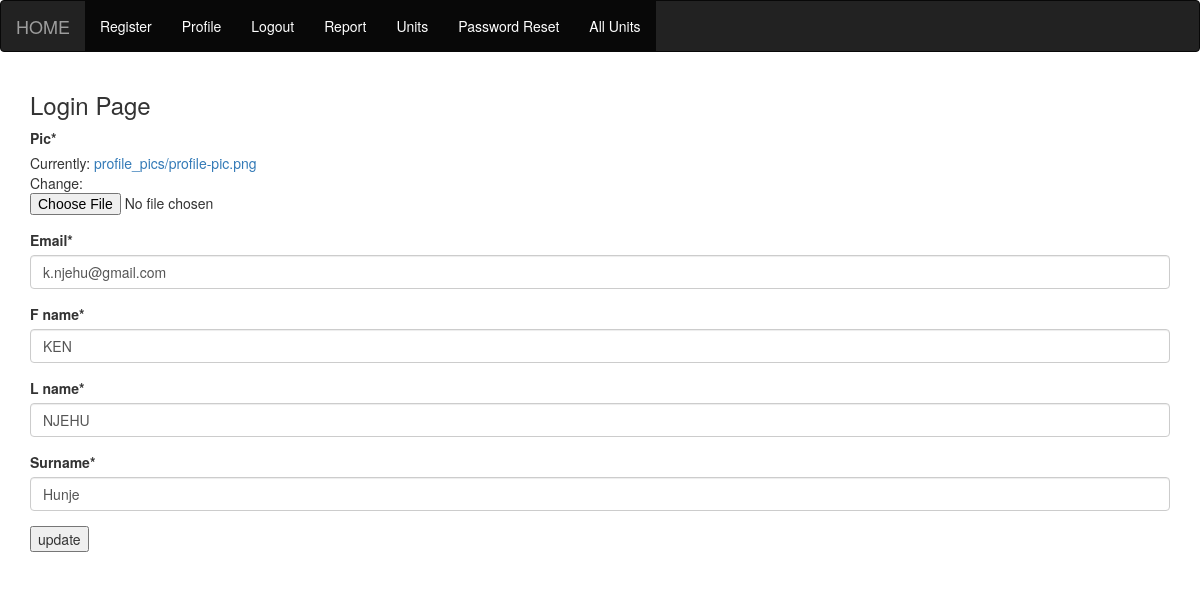
The app's page /profile/1/update (signed in) with its own data.
### Users/models.py (models this page shows, shortened)
class Profile(models.Model):
    user=models.OneToOneField(MyUser,on_delete=models.CASCADE)
    email=models.EmailField(default=f'myreg@gmail.com')
    f_name=models.CharField(max_length=30,default='F_NAME')
    l_name=models.CharField(max_length=30,default='M_NAME')
    surname=models.CharField(max_length=30,default='SURNAME')
    pic=models.ImageField(upload_to='profile_pics',default='E:\\IPweb\\media\\profile_pics\\TT.png')

### Users/views.py (the view, shortened to what this page needs)
# urls.py: path('profile/<int:pk>/update',update_profile.as_view(),name='update-profile'),
class update_profile(LoginRequiredMixin,UserPassesTestMixin,UpdateView):
    model=Profile
    template_name='Users/update_profile.html'
    fields=['pic','email','f_name','l_name','surname']
    def test_func(self):
        detail = self.get_object()
        if self.request.user == detail.user :
            return True
        return False

### Users/templates/Users/update_profile.html (shortened to what this page needs)
{% extends 'Home/base.html' %}
{% load crispy_forms_tags %}
{% block content %}
<div class="container">
  <h3>Login Page</h3>
  <div class="form-group">
    <form method="POST" enctype="multipart/form-data">
        {{ form|crispy }}
    <button>update</button>
    </form>
  </div>
</div>
{% endblock %}

### records on screen
Profile: email "k.njehu@gmail.com", f_name "KEN", l_name "NJEHU", surname "Hunje"
